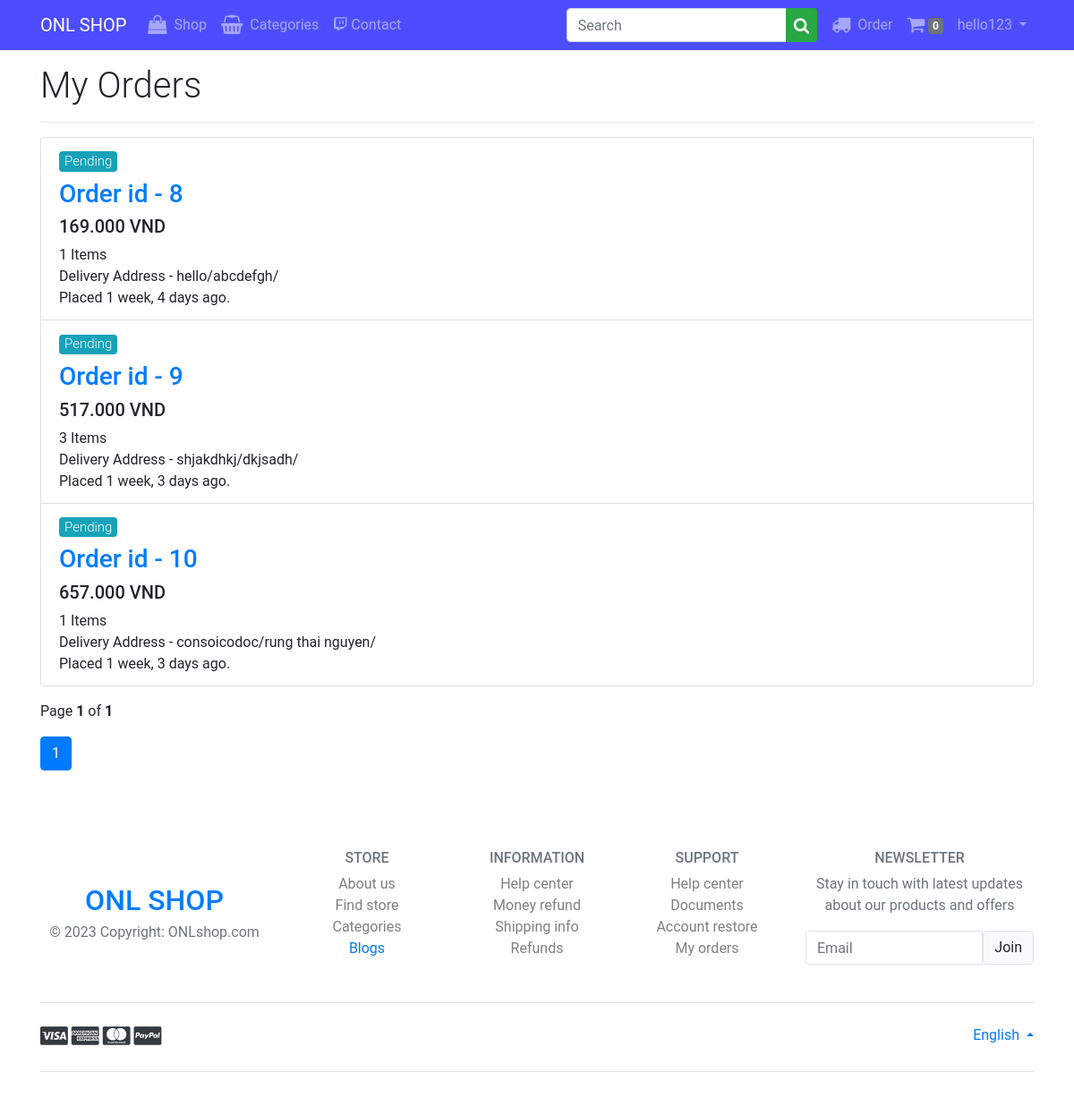
The page /orders/my (signed in) on the database its author committed.
### orders/models.py (models this page shows, shortened)
class Order(models.Model):
    user = models.ForeignKey(settings.AUTH_USER_MODEL,
                             related_name='orders', on_delete=models.CASCADE)
    name=models.CharField(max_length=50,blank=False,null=True)
    address = models.CharField(max_length=150, blank=False, null=False)
    numberphone = models.CharField(max_length=50,null=False,blank=False)#blank=False: nghia la truong nay bat buoc
    email = models.CharField(max_length=50,null=True,blank=True)#co the trong
    paid = models.BooleanField(default=False)
    created = models.DateTimeField(auto_now_add=True)
    updated = models.DateTimeField(auto_now=True)
    status = models.CharField(
        choices=choices, max_length=10, default='Pending')
    total_price = models.FloatField(null=False, blank=False)
    class Meta:
        ordering = ('-created',)

### orders/views.py (the view)
# urls.py: path('my', views.MyOrders.as_view(), name='my'),
class MyOrders(LoginRequiredMixin, generic.ListView):
    model = Order
    template_name = 'orders/order_list.html'
    context_object_name = 'orders'
    paginate_by = 20
    def get_queryset(self):
        return Order.objects.filter(user=self.request.user).annotate(total_items=Count('items'))

### cart/cart.py (called while the page is built)
def cart_preprocessor(request):
    return {'cart': Cart(request)}

    def __len__(self):
        return sum(i['quantity'] for i in self.cart.values())

### orders/templates/orders/order_list.html (shortened to what this page needs)
{% extends 'base.html' %} {% block title %}Your Orders {% endblock title %}
{% block content %}
<h1 class="font-weight-light mt-3">My Orders</h1>
<hr />
<ul class="list-group my-3">
  {% for order in orders %}
  <li class="list-group-item">
    <h5 class="mb-2">
      {% if order.status == 'Delivered' %}
      <span class="badge badge-success font-weight-light">
        {{order.status}}
      </span>
      {% else %}
      <span class="badge badge-info font-weight-light">{{order.status}}</span>
      {% endif %}
    </h5>
    <h3>
      <a href="{% url 'orders:details' order.id %}">Order id - {{order.id}}</a>
    </h3>
    <h5>{{order.total_price | floatformat:3}} VND </h5>
    <p class="mb-0">{{order.total_items}} Items</p>
    <p class="mb-0">
      Delivery Address - {{order.name}}/{{order.address}}/{{order.phone}}
    </p>
    <p class="mb-0">Placed {{order.created|timesince}} ago.</p>
  </li>
  {% endfor %}
</ul>
{% with page_obj as page %}
<p>Page <b>{{page.number}}</b> of <b>{{page.paginator.num_pages}}</b></p>
<nav>
  <ul class="pagination">
    <li class="page-item active"><a href="#" class="page-link">1</a></li>
  </ul>
</nav>
{% endwith %} {% endblock content %}

### accounts/templates/base.html (shortened to what this page needs)
{% load static %}
<!DOCTYPE html>
<html lang="en">
  <head>
    <link
      rel="stylesheet"
      href="https://stackpath.bootstrapcdn.com/bootstrap/4.4.1/css/bootstrap.min.css"
    />
    <link
      rel="stylesheet"
      href="https://stackpath.bootstrapcdn.com/font-awesome/4.7.0/css/font-awesome.min.css"
    />
    <link rel="stylesheet" href="{% static 'css/styles.css' %}" />
  </head>
    <nav class="navbar navbar-dark  navbar-expand-lg" style="background-color: #4d4dff;">
      <div class="container">
        <a href="{% url 'store:product_list' %}" class="navbar-brand">ONL SHOP</a>
        <div class="collapse navbar-collapse" id="navigation">
          <ul class="navbar-nav">
            <li class="nav-item">
              <a href="{% url 'store:product_list' %}" class="nav-link">
                <i class="fa fa-shopping-bag fa-lg mr-1"></i> Shop
              </a>
            </li>
            <li class="nav-item">
              <a href="{% url 'store:categories_list' %}" class="nav-link">
                <i class="fa fa-shopping-basket fa-lg mr-1"></i> Categories
              </a>
            </li>
            <li class="nav-item">
              <a href="{% url 'contact'%}" class="nav-link">
                <i class="fa fa-twitch"></i> Contact
              </a>
            </li>
          </ul>
          <form action="/" class="inline-form mr-md-2 ml-auto">
            <div class="input-group">
              <input
                required
                type="text"
                name="name"
                placeholder="Search"
                class="form-control"
              />
              <div class="input-group-append">
                <button type="submit" class="btn-success btn btn-sm">
                  <i class="fa fa-search fa-lg"></i>
                </button>
              </div>
            </div>
          </form>
          <ul class="navbar-nav">
            {% if user.is_authenticated %}
            <li class="nav-item">
              <a href="{% url 'orders:my' %}" class="nav-link">
                <i class="fa fa-truck fa-lg mr-1"></i> Order
              </a>
            </li>
            <li class="nav-item">
              <a href="{% url 'cart:cart_details' %}" class="nav-link">
                <i class="fa fa-shopping-cart fa-lg"></i>
                <span class="badge badge-secondary">
                  {% if cart %} {{cart|length}} {% else %} 0 {% endif%}
                </span>
              </a>
            </li>
            <li class="nav-item dropdown">
              <a
                href="#"
                class="nav-link dropdown-toggle mb-0"
                data-toggle="dropdown"
              >
                {{request.user}}
              </a>
            </li>
            {% endif %}
          </ul>
        </div>
      </div>
    </nav>
    <div class="container">
       {% block content %} {% endblock content %}
    </div>
    <footer class="container--fluid text-center text-lg-start text-muted mt-5">
      <section class="">
        <div class="container text-center text-md-start pt-4 pb-4">
          <div class="row mt-3">
            <div class="col-12 col-lg-3 col-sm-12 mb-2">
              <a href="{% url 'store:product_list' %}" target="_blank" class="text-red h2">
                <br>
                ONL SHOP
              </a>
              <p class="mt-1 text-black">
                © 2023 Copyright: ONLshop.com
              </p>
            </div>
            <div class="col-6 col-sm-4 col-lg-2">
              <h6 class="text-uppercase text-black fw-bold mb-2">
                Store
              </h6>
              <ul class="list-unstyled mb-4">
                <li><a class="text-black-50" href="#">About us</a></li>
                <li><a class="text-black-50" href="#">Find store</a></li>
                <li><a class="text-black-50" href="#">Categories</a></li>
                <li><a class="text-balck-50" href="#">Blogs</a></li>
              </ul>
            </div>
            <div class="col-6 col-sm-4 col-lg-2">
              <h6 class="text-uppercase text-black fw-bold mb-2">
                Information
              </h6>
              <ul class="list-unstyled mb-4">
                <li><a class="text-black-50" href="#">Help center</a></li>
                <li><a class="text-black-50" href="#">Money refund</a></li>
                <li><a class="text-black-50" href="#">Shipping info</a></li>
                <li><a class="text-black-50" href="#">Refunds</a></li>
              </ul>
            </div>
            <div class="col-6 col-sm-4 col-lg-2">
              <h6 class="text-uppercase text-black fw-bold mb-2">
                Support
              </h6>
              <ul class="list-unstyled mb-4">
                <li><a class="text-black-50" href="#">Help center</a></li>
                <li><a class="text-black-50" href="#">Documents</a></li>
                <li><a class="text-black-50" href="#">Account restore</a></li>
                <li><a class="text-black-50" href="#">My orders</a></li>
              </ul>
            </div>
            <div class="col-12 col-sm-12 col-lg-3">
              <h6 class="text-uppercase text-black fw-bold mb-2">Newsletter</h6>
              <p class="text-black">Stay in touch with latest updates about our products and offers</p>
              <div class="input-group mb-3">
                <input type="email" class="form-control border" placeholder="Email" aria-label="Email" aria-describedby="button-addon2" />
                <button class="btn btn-light border shadow-0" type="button" id="button-addon2" data-mdb-ripple-color="dark">
                  Join
                </button>
              </div>
            </div>
        </div>
      </section>
      <div class="">
        <div class="container">
          <div class="d-flex justify-content-between py-4 border-top">
            <div>
              <i class="fa fa-cc-visa text-dark" style="font-size:24px"></i>
              <i class="fa fa-cc-amex text-dark" style="font-size:24px"></i>
              <i class="fa fa-cc-mastercard text-dark" style="font-size:24px"></i>
              <i class="fa fa-cc-paypal text-dark" style="font-size:24px"></i>
            </div>
            <div class="dropdown dropup">
              <a class="dropdown-toggle text-black" href="#" id="Dropdown" role="button" data-mdb-toggle="dropdown" aria-expanded="false"> English </a>
            </div>
          </div>
        </div>
      </div>
      <div class="">
        <div class="container">
          <div class="d-flex justify-content-between py-4 border-top">
          </div>
        </div>
      </div>
  </footer>
  </body>
</body>
</html>

### rows shown on the page
Order: status "Pending", id "8", total_price "169.000", total_items "1", name "hello", address "abcdefgh", created "1 week, 4 days"
Order: status "Pending", id "9", total_price "517.000", total_items "3", name "shjakdhkj", address "dkjsadh", created "1 week, 3 days"
Order: status "Pending", id "10", total_price "657.000", total_items "1", name "consoicodoc", address "rung thai nguyen", created "1 week, 3 days"

### other values the page prints
{{ request.user }} "hello123"
{{ page.number }} "1"
{{ page.paginator.num_pages }} "1"
